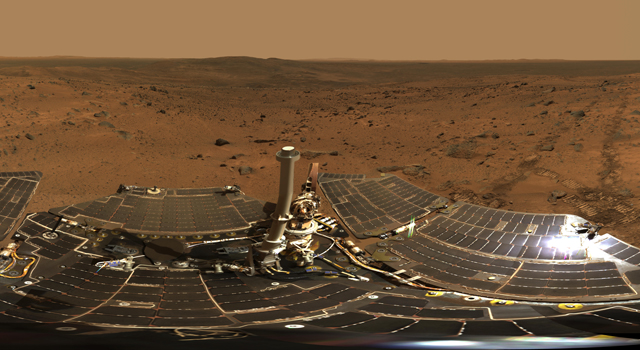
#> input picture catkin_ws/src/Rover_View.jpg, 640 x 350 px
$ python -i simulation_animated.py   (imports and definitions only)
#> lines starting #> are read from the running program, lines starting #| are printed output that depends on the picture
import numpy as np
import matplotlib.pyplot as plt
from matplotlib import animation
import matplotlib as mpl
import re

D = 50e-2  # distance between wheels of: front and middle/middle and rear[m]
B = 40e-2  # distance between longitudinal axis and port/startboard wheels[m]
R = 16.5e-2 # wheel radius [m]
W = 15e-2 # wheel width [m]

fig = plt.figure()
# [2 lines not run here, left out]

ax = plt.axes(xlim=(-2,2),ylim=(-2,2))
#The main body of the rover
body = plt.Rectangle((-B,-D),width=2*B,height=2*D,angle=0.0,fc='y')
#The wheels
FL   = plt.Rectangle((-B-W/2, D-R),width=W,height=2*R,angle=0.0,fc='b')
FR   = plt.Rectangle(( B-W/2, D-R),width=W,height=2*R,angle=0.0,fc='b')
RL   = plt.Rectangle((-B-W/2,-D-R),width=W,height=2*R,angle=0.0,fc='b')
RR   = plt.Rectangle(( B-W/2,-D-R),width=W,height=2*R,angle=0.0,fc='b')

topright = plt.Rectangle((2,2),width=0,height=0,angle=0.0,fc='w')

def midPoint(window_extent):
	text = str(window_extent)
	values = ''.join([c for c in text if c in '0123456789.,']).split(',')
	numeric = [float(x) for x in values]
	return ((numeric[0]+numeric[2])/2,(numeric[1]+numeric[3])/2)


def init():
	ax.add_patch(body)
	ax.add_patch(FL)
	ax.add_patch(FR)
	ax.add_patch(RL)
	ax.add_patch(RR)
	ax.add_patch(topright)
	body.set_visible(False)
	FL.set_visible(False)
	FR.set_visible(False)
	RL.set_visible(False)
	RR.set_visible(False)
	topright.set_visible(True)
	#ax.add_patch(clearPatch)
	#t = mpl.transforms.Affine2D().
	return body,FL,FR,RL,RR,

def animate(i):
	#First frame always freezes, this fixes
	if i > 1:
		body.set_visible(True)
		FL.set_visible(True)
		FR.set_visible(True)
		RL.set_visible(True)
		RR.set_visible(True)
	t = mpl.transforms.Affine2D().rotate(theta=np.radians(i))+ax.transData
	#t2 = mpl.transforms.Affine2D().rotate(theta=np.radians(i))+ax.transData+mpl.transforms.Affine2D().rotate_around(x=FL.get_x()+W/2,y=FL.get_y()+R,theta=np.radians(i))
	#body.set_transform(t)
	#+\
		#mpl.transforms.Affine2D().rotate_around(x=FL.get_x()+W/2,y=FL.get_y()+R,theta=np.radians(i)))
	FL.set_transform(mpl.transforms.Affine2D().rotate(theta=np.radians(i)) + \
		mpl.transforms.Affine2D().rotate_around(x=FL.get_x()+W/2,y=FL.get_y()+R,theta=np.radians(i))+ax.transData)
	# [11 lines of commented-out code are left out]
	if i%10==0:
		mid= midPoint(FL.properties()['window_extent'])
		topScreen= midPoint(topright.properties()['window_extent'])
		print (4*mid[0]/topScreen[0]-2, 4*mid[0]/topScreen[0]-2), topScreen


	#FL.set_transform(mpl.transforms.Affine2D().rotate_around(x=FL.get_x()+W/2,y=FL.get_y()+R,theta=np.radians(i))+ax.transData)

	return body,FL,FR,RL,RR,

anim = animation.FuncAnimation(fig,animate,
	init_func=init,
	frames=360,
	interval=20,
	blit=True)

# [1 line not run here, left out]

>>> import cv2
>>> picture = cv2.imread('../../../Rover_View.jpg', cv2.IMREAD_GRAYSCALE)
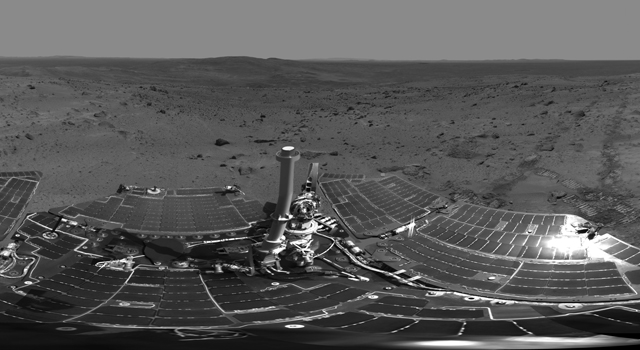
#> picture: shape (350, 640); min 0, max 255, mean 88.7
#> (the run stopped early here; a loop or call above may not have finished)
